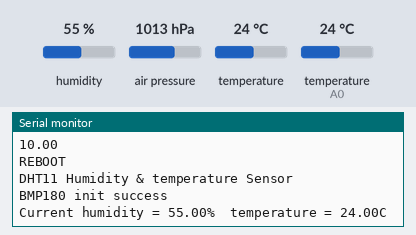
The sketch below on a simulated Arduino Uno, built with avr-gcc and run on an emulated ATmega328P. Shown: the last lines printed to the serial monitor. Inputs (shaded band) come from the test bench; at power-on: humidity 55 %, air pressure 1013 hPa, temperature 24 °C, temperature (sensor on A0) 24 °C.

Above: at 2.7 s.
2.8 s: humidity set to 22 %
At 7.2 s:
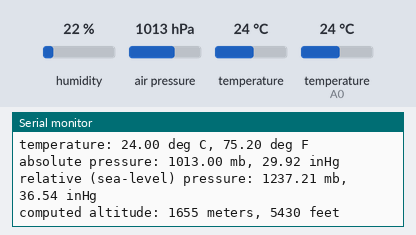
12.0 s: air pressure set to 952 hPa
At 14.6 s:
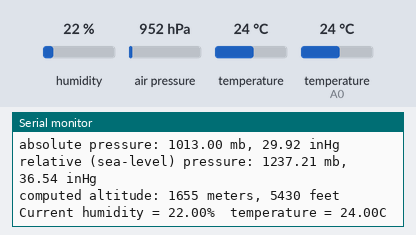
21.2 s: temperature (sensor 0) set to 12 °C
At 26.6 s:
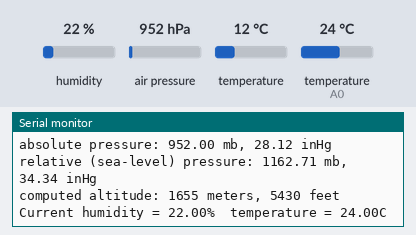
30.4 s: temperature (sensor on A0) set to 12 °C
At 32.5 s:
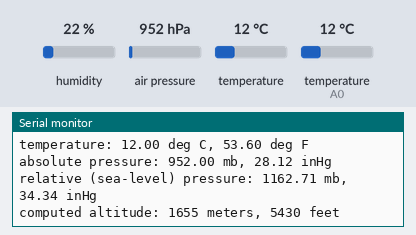
39.6 s: humidity set to 40 %
48.8 s: air pressure set to 975 hPa
At 51.9 s:
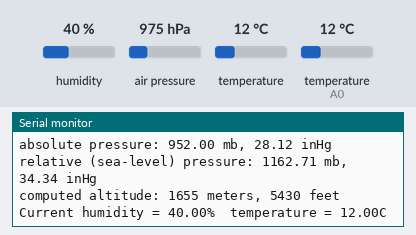
Timing chart, 0 to 53.4 s (numbered marks = the images above; inputs shaded):
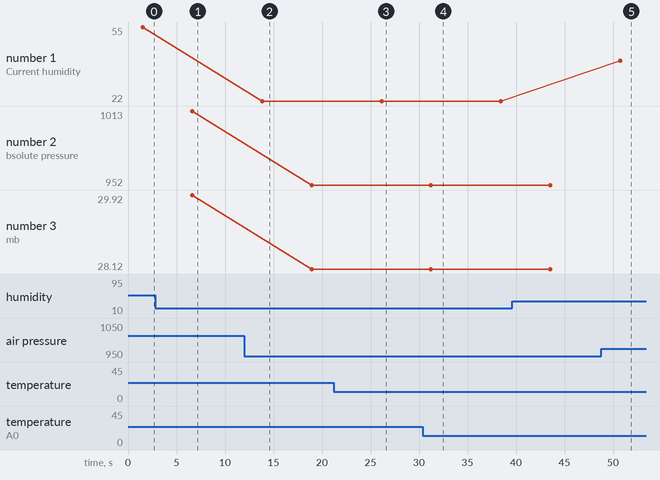

The sketch:

uinoUnoCode_for_dataAquisition_from_sensors_and_serializatio.ino
```cpp
//made by Ali Raza, M. Ali Bukhari, Malak Khan, Arsalan Arshad
//Arduino to Nodemcu Lib
#include<SoftwareSerial.h>
#include<ArduinoJson.h>


//Initialize node mcu for arduino uno (5= rx, 6 = tx)
SoftwareSerial nodemcu(10, 11);

//DHT11 variables
double temp = 10;

double hum = 10;


// Your sketch must #include this library, and the Wire library.
// (Wire is a standard library included with Arduino.):

#include <dht.h>


#define dht_apin A0 // Analog Pin sensor is connected to
dht DHT;


#include <SFE_BMP180.h>
#include <Wire.h>

// You will need to create an SFE_BMP180 object, here called "pressure":

SFE_BMP180 pressure;

#define ALTITUDE 1655.0 // Altitude of SparkFun's HQ in Boulder, CO. in meters

void setup()
{
  Serial.begin(9600);
  nodemcu.begin(9600);
Serial.println (temp);
  delay(500);//Delay to let system boot

  Serial.println("REBOOT");

  Serial.println("DHT11 Humidity & temperature Sensor\n\n");

  delay(1000);//Wait before accessing Sensor

  // Initialize the sensor (it is important to get calibration values stored on the device).

  if (pressure.begin())
    Serial.println("BMP180 init success");
  else
  {
    // Oops, something went wrong, this is usually a connection problem,
    // see the comments at the top of this sketch for the proper connections.

    Serial.println("BMP180 init fail\n\n");
//    while(1); // Pause forever.
  }
}

void loop()
{


  //Start of Program
  DHT.read11(dht_apin);
  Serial.print("Current humidity = ");
  hum = DHT.humidity;
  Serial.print(hum);

  Serial.print("%  ");
  Serial.print("temperature = ");
  temp= DHT.temperature;
  Serial.print(temp);
  Serial.println("C  ");

  delay(5000);//Wait 5 seconds before accessing sensor again.

  //Fastest should be once every two seconds.


  char status;
  double T= 10;
  double P= 10;

  double p0 = 10;
  double a = 10;

  // Loop here getting pressure readings every 10 seconds.

  // If you want sea-level-compensated pressure, as used in weather reports,
  // you will need to know the altitude at which your measurements are taken.
  // We're using a constant called ALTITUDE in this sketch:

  Serial.println();
  Serial.print("provided altitude: ");
  Serial.print(ALTITUDE,0);
  Serial.print(" meters, ");
  Serial.print(ALTITUDE*3.28084,0);
  Serial.println(" feet");

  // If you want to measure altitude, and not pressure, you will instead need
  // to provide a known baseline pressure. This is shown at the end of the sketch.

  // You must first get a temperature measurement to perform a pressure reading.

  // Start a temperature measurement:
  // If request is successful, the number of ms to wait is returned.
  // If request is unsuccessful, 0 is returned.

  status = pressure.startTemperature();
  if (status != 0)
  {
    // Wait for the measurement to complete:
    delay(status);

    // Retrieve the completed temperature measurement:
    // Note that the measurement is stored in the variable T.
    // Function returns 1 if successful, 0 if failure.

    status = pressure.getTemperature(T);
    if (status != 0)
    {
      // Print out the measurement:
      Serial.print("temperature: ");
      Serial.print(T,2);
      Serial.print(" deg C, ");
      Serial.print((9.0/5.0)*T+32.0,2);
      Serial.println(" deg F");

      // Start a pressure measurement:
      // The parameter is the oversampling setting, from 0 to 3 (highest res, longest wait).
      // If request is successful, the number of ms to wait is returned.
      // If request is unsuccessful, 0 is returned.

      status = pressure.startPressure(3);
      if (status != 0)
      {
        // Wait for the measurement to complete:
        delay(status);

        // Retrieve the completed pressure measurement:
        // Note that the measurement is stored in the variable P.
        // Note also that the function requires the previous temperature measurement (T).
        // (If temperature is stable, you can do one temperature measurement for a number of pressure measurements.)
        // Function returns 1 if successful, 0 if failure.

        status = pressure.getPressure(P,T);
        if (status != 0)
        {
          // Print out the measurement:
          Serial.print("absolute pressure: ");
          Serial.print(P,2);
          Serial.print(" mb, ");
          Serial.print(P*0.0295333727,2);
          Serial.println(" inHg");

          // The pressure sensor returns abolute pressure, which varies with altitude.
          // To remove the effects of altitude, use the sealevel function and your current altitude.
          // This number is commonly used in weather reports.
          // Parameters: P = absolute pressure in mb, ALTITUDE = current altitude in m.
          // Result: p0 = sea-level compensated pressure in mb

          p0 = pressure.sealevel(P,ALTITUDE); // we're at 1655 meters (Boulder, CO)
          Serial.print("relative (sea-level) pressure: ");
          Serial.print(p0,2);
          Serial.print(" mb, ");
          Serial.print(p0*0.0295333727,2);
          Serial.println(" inHg");

          // On the other hand, if you want to determine your altitude from the pressure reading,
          // use the altitude function along with a baseline pressure (sea-level or other).
          // Parameters: P = absolute pressure in mb, p0 = baseline pressure in mb.
          // Result: a = altitude in m.

          a = pressure.altitude(P,p0);
          Serial.print("computed altitude: ");
          Serial.print(a,0);
          Serial.print(" meters, ");
          Serial.print(a*3.28084,0);
          Serial.println(" feet");
        }
        else Serial.println("error retrieving pressure measurement\n");
      }
      else Serial.println("error starting pressure measurement\n");
    }
    else Serial.println("error retrieving temperature measurement\n");
  }
  else Serial.println("error starting temperature measurement\n");
   // put your main code here, to run repeatedly:
  StaticJsonBuffer<1000> jsonBuffer;
  JsonObject& data = jsonBuffer.createObject();

  data["humidity"] = hum;
  data["temperature"] = temp;
  data["temp_bmp"] = T;
  data["alltitude_bmp"] = a;
  data["Apressure"] = P;
  data["Gpressure"] = p0;


  data.printTo(nodemcu);
  jsonBuffer.clear();

  delay(2000);


  delay(5000);  // Pause for 5 seconds.


}
```

Measured:
- plotted number 2: 1013 → 952 after the input at 12.0 s, 952 → 975 after the input at 48.8 s
- plotted number 3: 29.92 → 28.12 after the input at 12.0 s, 28.12 → 28.8 after the input at 48.8 s
